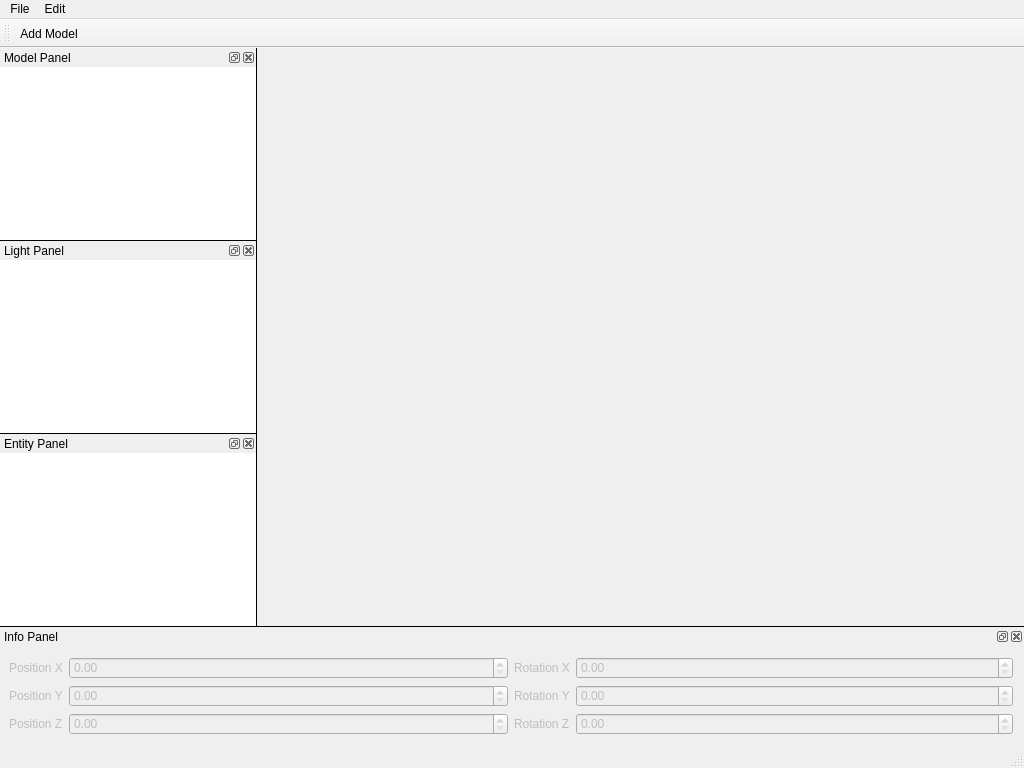
<?xml version="1.0" encoding="UTF-8"?>
<ui version="4.0">
 <class>MainWindow</class>
 <widget class="QMainWindow" name="MainWindow">
  <property name="geometry">
   <rect>
    <x>0</x>
    <y>0</y>
    <width>1024</width>
    <height>768</height>
   </rect>
  </property>
  <property name="windowTitle">
   <string>OCS</string>
  </property>
  <property name="styleSheet">
   <string notr="true">QMainWindow::separator
{
	background: black;
	width: 1px;
	height: 1px;
 }
</string>
  </property>
  <property name="dockNestingEnabled">
   <bool>true</bool>
  </property>
  <property name="dockOptions">
   <set>QMainWindow::AllowNestedDocks|QMainWindow::AllowTabbedDocks|QMainWindow::AnimatedDocks</set>
  </property>
  <widget class="QWidget" name="centralWidget"/>
  <widget class="QMenuBar" name="menuBar">
   <property name="geometry">
    <rect>
     <x>0</x>
     <y>0</y>
     <width>1024</width>
     <height>18</height>
    </rect>
   </property>
   <widget class="QMenu" name="menuFile">
    <property name="title">
     <string>File</string>
    </property>
    <addaction name="actionExit"/>
   </widget>
   <widget class="QMenu" name="menuEdit">
    <property name="title">
     <string>Edit</string>
    </property>
    <addaction name="actionAddModel"/>
    <addaction name="separator"/>
    <addaction name="actionLock"/>
    <addaction name="actionSettings"/>
   </widget>
   <addaction name="menuFile"/>
   <addaction name="menuEdit"/>
  </widget>
  <widget class="QToolBar" name="mainToolBar">
   <property name="enabled">
    <bool>true</bool>
   </property>
   <property name="windowTitle">
    <string>Main Tool Bar</string>
   </property>
   <attribute name="toolBarArea">
    <enum>TopToolBarArea</enum>
   </attribute>
   <attribute name="toolBarBreak">
    <bool>false</bool>
   </attribute>
   <addaction name="actionAddModel"/>
  </widget>
  <widget class="QStatusBar" name="statusBar"/>
  <widget class="QDockWidget" name="modelWidget">
   <property name="windowTitle">
    <string>Model Panel</string>
   </property>
   <attribute name="dockWidgetArea">
    <number>1</number>
   </attribute>
   <widget class="QWidget" name="modelWidgetContents">
    <layout class="QHBoxLayout" name="horizontalLayout_3">
     <property name="spacing">
      <number>0</number>
     </property>
     <property name="margin">
      <number>0</number>
     </property>
     <item>
      <widget class="QTableView" name="modelTableView">
       <property name="frameShape">
        <enum>QFrame::NoFrame</enum>
       </property>
       <property name="alternatingRowColors">
        <bool>true</bool>
       </property>
       <property name="verticalScrollMode">
        <enum>QAbstractItemView::ScrollPerPixel</enum>
       </property>
       <property name="horizontalScrollMode">
        <enum>QAbstractItemView::ScrollPerPixel</enum>
       </property>
       <attribute name="horizontalHeaderDefaultSectionSize">
        <number>150</number>
       </attribute>
       <attribute name="horizontalHeaderStretchLastSection">
        <bool>true</bool>
       </attribute>
       <attribute name="verticalHeaderVisible">
        <bool>false</bool>
       </attribute>
       <attribute name="verticalHeaderDefaultSectionSize">
        <number>17</number>
       </attribute>
      </widget>
     </item>
    </layout>
   </widget>
  </widget>
  <widget class="QDockWidget" name="lightWidget">
   <property name="windowTitle">
    <string>Light Panel</string>
   </property>
   <attribute name="dockWidgetArea">
    <number>1</number>
   </attribute>
   <widget class="QWidget" name="lightWidgetContents">
    <layout class="QHBoxLayout" name="horizontalLayout_2">
     <property name="spacing">
      <number>0</number>
     </property>
     <property name="margin">
      <number>0</number>
     </property>
     <item>
      <widget class="QTableView" name="lightTableView">
       <property name="frameShape">
        <enum>QFrame::NoFrame</enum>
       </property>
       <property name="alternatingRowColors">
        <bool>true</bool>
       </property>
       <attribute name="horizontalHeaderStretchLastSection">
        <bool>true</bool>
       </attribute>
       <attribute name="verticalHeaderVisible">
        <bool>false</bool>
       </attribute>
      </widget>
     </item>
    </layout>
   </widget>
  </widget>
  <widget class="QDockWidget" name="entityWidget">
   <property name="windowTitle">
    <string>Entity Panel</string>
   </property>
   <attribute name="dockWidgetArea">
    <number>1</number>
   </attribute>
   <widget class="QWidget" name="entityWidgetContents">
    <layout class="QHBoxLayout" name="horizontalLayout_1">
     <property name="spacing">
      <number>0</number>
     </property>
     <property name="margin">
      <number>0</number>
     </property>
     <item>
      <widget class="QTableView" name="entityTableView">
       <property name="frameShape">
        <enum>QFrame::NoFrame</enum>
       </property>
       <property name="alternatingRowColors">
        <bool>true</bool>
       </property>
       <attribute name="horizontalHeaderStretchLastSection">
        <bool>true</bool>
       </attribute>
       <attribute name="verticalHeaderVisible">
        <bool>false</bool>
       </attribute>
      </widget>
     </item>
    </layout>
   </widget>
  </widget>
  <widget class="QDockWidget" name="infoWidget">
   <property name="windowTitle">
    <string>Info Panel</string>
   </property>
   <attribute name="dockWidgetArea">
    <number>8</number>
   </attribute>
   <widget class="QWidget" name="infoWidgetContents">
    <property name="enabled">
     <bool>false</bool>
    </property>
    <layout class="QHBoxLayout" name="horizontalLayout">
     <property name="leftMargin">
      <number>9</number>
     </property>
     <item>
      <layout class="QFormLayout" name="position">
       <property name="verticalSpacing">
        <number>6</number>
       </property>
       <item row="0" column="0">
        <widget class="QLabel" name="positionXLabel">
         <property name="text">
          <string>Position X</string>
         </property>
        </widget>
       </item>
       <item row="0" column="1">
        <widget class="QDoubleSpinBox" name="positionXDoubleSpinBox"/>
       </item>
       <item row="1" column="0">
        <widget class="QLabel" name="positionYLabel">
         <property name="text">
          <string>Position Y</string>
         </property>
        </widget>
       </item>
       <item row="1" column="1">
        <widget class="QDoubleSpinBox" name="positionYDoubleSpinBox"/>
       </item>
       <item row="2" column="0">
        <widget class="QLabel" name="positionZLabel">
         <property name="text">
          <string>Position Z</string>
         </property>
        </widget>
       </item>
       <item row="2" column="1">
        <widget class="QDoubleSpinBox" name="positionZDoubleSpinBox"/>
       </item>
      </layout>
     </item>
     <item>
      <layout class="QFormLayout" name="orientation">
       <item row="0" column="0">
        <widget class="QLabel" name="rotationXLabel">
         <property name="text">
          <string>Rotation X</string>
         </property>
        </widget>
       </item>
       <item row="0" column="1">
        <widget class="QDoubleSpinBox" name="rotationXDoubleSpinBox"/>
       </item>
       <item row="1" column="0">
        <widget class="QLabel" name="rotationYLabel">
         <property name="text">
          <string>Rotation Y</string>
         </property>
        </widget>
       </item>
       <item row="1" column="1">
        <widget class="QDoubleSpinBox" name="rotationYDoubleSpinBox"/>
       </item>
       <item row="2" column="0">
        <widget class="QLabel" name="rotationZLabel">
         <property name="text">
          <string>Rotation Z</string>
         </property>
        </widget>
       </item>
       <item row="2" column="1">
        <widget class="QDoubleSpinBox" name="rotationZDoubleSpinBox"/>
       </item>
      </layout>
     </item>
    </layout>
   </widget>
  </widget>
  <action name="actionExit">
   <property name="text">
    <string>Exit</string>
   </property>
  </action>
  <action name="actionSettings">
   <property name="text">
    <string>Settings</string>
   </property>
   <property name="toolTip">
    <string>Settings</string>
   </property>
  </action>
  <action name="actionLock">
   <property name="checkable">
    <bool>true</bool>
   </property>
   <property name="text">
    <string>Lock panels</string>
   </property>
  </action>
  <action name="actionAddModel">
   <property name="text">
    <string>Add Model</string>
   </property>
  </action>
 </widget>
 <layoutdefault spacing="6" margin="11"/>
 <resources/>
 <connections>
  <connection>
   <sender>actionExit</sender>
   <signal>triggered()</signal>
   <receiver>MainWindow</receiver>
   <slot>close()</slot>
   <hints>
    <hint type="sourcelabel">
     <x>-1</x>
     <y>-1</y>
    </hint>
    <hint type="destinationlabel">
     <x>299</x>
     <y>199</y>
    </hint>
   </hints>
  </connection>
 </connections>
</ui>
